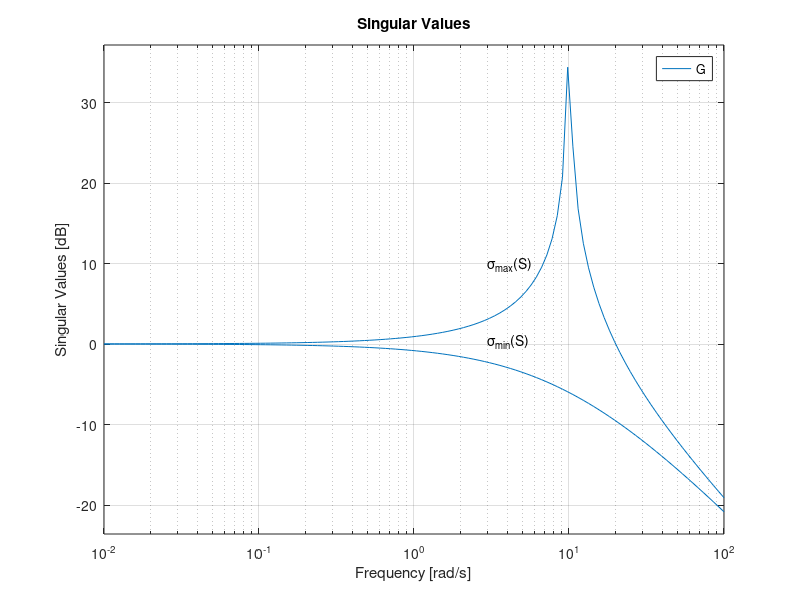

The MATLAB source for this figure:
%%%%%%%%%%%%%%%%%%%%%%%%%%%%%%%%%%
%Section 3.7.1 Spinning satellite
%%%%%%%%%%%%%%%%%%%%%%%%%%%%%%%%%%
%
% Copyright 2005 Sigurd Skogestad & Ian Postlethwaite
% Multivariable Feedback Control 2nd Edition
% $Id: Sec3_7_1.m,v 1.3 2004/02/09 12:01:24 vidaral Exp $

%State-space model (3.78)
a = 10;
A = [0  a; -a 0]; B = [1 0 ; 0 1]; C = [1 a; -a 1];  D = [0 0; 0 0];
G=ss(A,B,C,D);

%Figure 3.6 (a)
clf;
w = logspace(-2,2,120);
sigma(G,w);     % plotting singular values
text(3e0,4e-1,'\sigma_{min}(S)');
text(3e0,1e1,'\sigma_{max}(S)');
I2 = eye(2);
K=I2;

S=inv(eye(2)+G*K); % Sensitivity
T=eye(2)-S;	% Complementary Sensitivity

H_inf_S=norm(S,'inf');
H_inf_T=norm(T,'inf');
disp(sprintf('H_inf norm S: %0.5g',H_inf_S));
disp(sprintf('H_inf norm T: %0.5g',H_inf_T));

